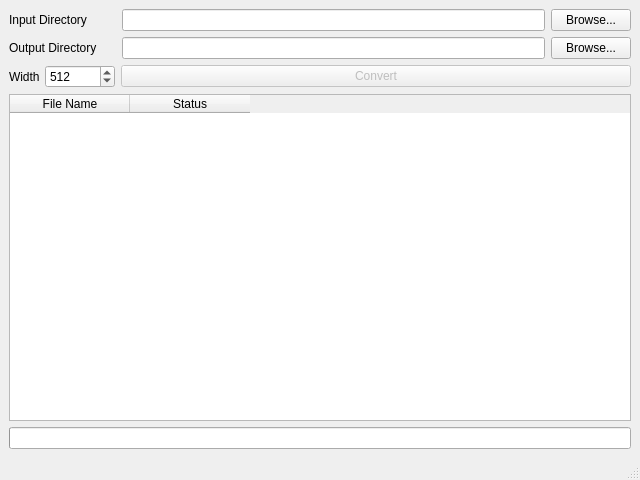
<?xml version="1.0" encoding="UTF-8"?>
<ui version="4.0">
 <class>MainWindow</class>
 <widget class="QMainWindow" name="MainWindow">
  <property name="geometry">
   <rect>
    <x>0</x>
    <y>0</y>
    <width>640</width>
    <height>480</height>
   </rect>
  </property>
  <property name="windowTitle">
   <string>Neversoft Bitmap Converter v1.0.0</string>
  </property>
  <widget class="QWidget" name="centralwidget">
   <layout class="QGridLayout" name="gridLayout">
    <item row="0" column="0">
     <layout class="QVBoxLayout" name="verticalLayout">
      <item>
       <layout class="QHBoxLayout" name="horizontalLayout">
        <item>
         <widget class="QLabel" name="inputLabel">
          <property name="minimumSize">
           <size>
            <width>107</width>
            <height>0</height>
           </size>
          </property>
          <property name="text">
           <string>Input Directory</string>
          </property>
          <property name="buddy">
           <cstring>inputPath</cstring>
          </property>
         </widget>
        </item>
        <item>
         <widget class="QLineEdit" name="inputPath">
          <property name="enabled">
           <bool>true</bool>
          </property>
          <property name="readOnly">
           <bool>true</bool>
          </property>
         </widget>
        </item>
        <item>
         <widget class="QPushButton" name="inputBrowse">
          <property name="text">
           <string>Browse...</string>
          </property>
         </widget>
        </item>
       </layout>
      </item>
      <item>
       <layout class="QHBoxLayout" name="horizontalLayout_2">
        <item>
         <widget class="QLabel" name="outputLabel">
          <property name="minimumSize">
           <size>
            <width>107</width>
            <height>0</height>
           </size>
          </property>
          <property name="text">
           <string>Output Directory</string>
          </property>
          <property name="buddy">
           <cstring>outputPath</cstring>
          </property>
         </widget>
        </item>
        <item>
         <widget class="QLineEdit" name="outputPath">
          <property name="readOnly">
           <bool>true</bool>
          </property>
         </widget>
        </item>
        <item>
         <widget class="QPushButton" name="outputBrowse">
          <property name="text">
           <string>Browse...</string>
          </property>
         </widget>
        </item>
       </layout>
      </item>
      <item>
       <layout class="QHBoxLayout" name="horizontalLayout_3">
        <item>
         <widget class="QLabel" name="widthBox">
          <property name="sizePolicy">
           <sizepolicy hsizetype="Minimum" vsizetype="Minimum">
            <horstretch>0</horstretch>
            <verstretch>0</verstretch>
           </sizepolicy>
          </property>
          <property name="maximumSize">
           <size>
            <width>30</width>
            <height>16777215</height>
           </size>
          </property>
          <property name="toolTip">
           <string>The width of the images being converted.</string>
          </property>
          <property name="text">
           <string>Width</string>
          </property>
         </widget>
        </item>
        <item>
         <widget class="QSpinBox" name="widthSelector">
          <property name="maximumSize">
           <size>
            <width>70</width>
            <height>16777215</height>
           </size>
          </property>
          <property name="maximum">
           <number>1024</number>
          </property>
          <property name="value">
           <number>512</number>
          </property>
         </widget>
        </item>
        <item>
         <widget class="QPushButton" name="convertButton">
          <property name="enabled">
           <bool>false</bool>
          </property>
          <property name="text">
           <string>Convert</string>
          </property>
          <property name="checkable">
           <bool>false</bool>
          </property>
         </widget>
        </item>
       </layout>
      </item>
      <item>
       <widget class="QTableWidget" name="fileTable">
        <property name="alternatingRowColors">
         <bool>true</bool>
        </property>
        <property name="sortingEnabled">
         <bool>true</bool>
        </property>
        <property name="columnCount">
         <number>2</number>
        </property>
        <attribute name="horizontalHeaderVisible">
         <bool>true</bool>
        </attribute>
        <attribute name="horizontalHeaderCascadingSectionResizes">
         <bool>false</bool>
        </attribute>
        <attribute name="horizontalHeaderDefaultSectionSize">
         <number>120</number>
        </attribute>
        <column>
         <property name="text">
          <string>File Name</string>
         </property>
        </column>
        <column>
         <property name="text">
          <string>Status</string>
         </property>
        </column>
       </widget>
      </item>
      <item>
       <widget class="QProgressBar" name="progressBar">
        <property name="value">
         <number>0</number>
        </property>
        <property name="textVisible">
         <bool>false</bool>
        </property>
       </widget>
      </item>
     </layout>
    </item>
   </layout>
  </widget>
  <widget class="QStatusBar" name="statusbar"/>
 </widget>
 <tabstops>
  <tabstop>inputPath</tabstop>
  <tabstop>inputBrowse</tabstop>
  <tabstop>outputPath</tabstop>
  <tabstop>outputBrowse</tabstop>
  <tabstop>fileTable</tabstop>
 </tabstops>
 <resources/>
 <connections>
  <connection>
   <sender>outputBrowse</sender>
   <signal>clicked()</signal>
   <receiver>MainWindow</receiver>
   <slot>outputBrowseClicked()</slot>
   <hints>
    <hint type="sourcelabel">
     <x>532</x>
     <y>54</y>
    </hint>
    <hint type="destinationlabel">
     <x>288</x>
     <y>156</y>
    </hint>
   </hints>
  </connection>
  <connection>
   <sender>convertButton</sender>
   <signal>clicked()</signal>
   <receiver>MainWindow</receiver>
   <slot>convertClicked()</slot>
   <hints>
    <hint type="sourcelabel">
     <x>491</x>
     <y>22</y>
    </hint>
    <hint type="destinationlabel">
     <x>269</x>
     <y>139</y>
    </hint>
   </hints>
  </connection>
  <connection>
   <sender>inputBrowse</sender>
   <signal>clicked()</signal>
   <receiver>MainWindow</receiver>
   <slot>inputBrowseClicked()</slot>
   <hints>
    <hint type="sourcelabel">
     <x>410</x>
     <y>22</y>
    </hint>
    <hint type="destinationlabel">
     <x>269</x>
     <y>139</y>
    </hint>
   </hints>
  </connection>
 </connections>
 <slots>
  <slot>inputBrowseClicked()</slot>
  <slot>convertClicked()</slot>
  <slot>outputBrowseClicked()</slot>
  <slot>createSubDirsClicked()</slot>
 </slots>
</ui>
